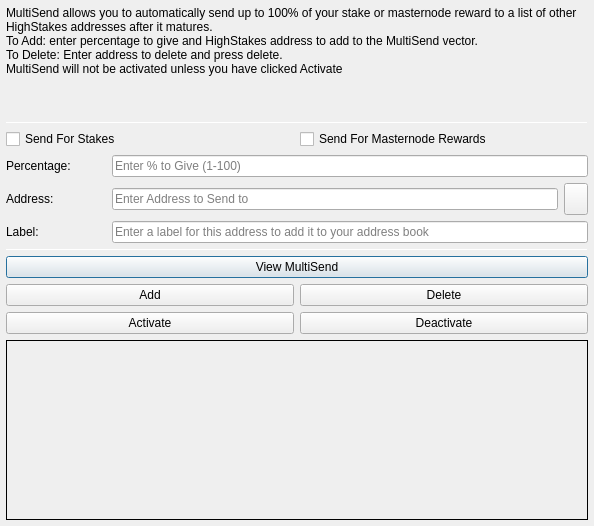
<?xml version="1.0" encoding="UTF-8"?>
<ui version="4.0">
 <class>MultiSendDialog</class>
 <widget class="QDialog" name="MultiSendDialog">
  <property name="windowModality">
   <enum>Qt::NonModal</enum>
  </property>
  <property name="geometry">
   <rect>
    <x>0</x>
    <y>0</y>
    <width>594</width>
    <height>526</height>
   </rect>
  </property>
  <property name="windowTitle">
   <string>MultiSend</string>
  </property>
  <layout class="QVBoxLayout" name="verticalLayout" stretch="0">
   <property name="leftMargin">
    <number>6</number>
   </property>
   <property name="topMargin">
    <number>6</number>
   </property>
   <property name="rightMargin">
    <number>6</number>
   </property>
   <property name="bottomMargin">
    <number>6</number>
   </property>
   <item>
    <layout class="QVBoxLayout" name="verticalLayout_Main" stretch="1,1,1,0,1,1,1">
     <item>
      <widget class="QLabel" name="label_2">
       <property name="lineWidth">
        <number>1</number>
       </property>
       <property name="text">
        <string>MultiSend allows you to automatically send up to 100% of your stake or masternode reward to a list of other HighStakes addresses after it matures.
To Add: enter percentage to give and HighStakes address to add to the MultiSend vector.
To Delete: Enter address to delete and press delete.
MultiSend will not be activated unless you have clicked Activate</string>
       </property>
       <property name="alignment">
        <set>Qt::AlignLeading|Qt::AlignLeft|Qt::AlignTop</set>
       </property>
       <property name="wordWrap">
        <bool>true</bool>
       </property>
      </widget>
     </item>
     <item>
      <widget class="Line" name="line">
       <property name="minimumSize">
        <size>
         <width>0</width>
         <height>1</height>
        </size>
       </property>
       <property name="maximumSize">
        <size>
         <width>16777215</width>
         <height>1</height>
        </size>
       </property>
       <property name="orientation">
        <enum>Qt::Horizontal</enum>
       </property>
      </widget>
     </item>
     <item>
      <layout class="QVBoxLayout" name="verticalLayout_Settings">
       <item>
        <layout class="QHBoxLayout" name="horizontalLayout">
         <item>
          <widget class="QCheckBox" name="multiSendStakeCheckBox">
           <property name="text">
            <string>Send For Stakes</string>
           </property>
          </widget>
         </item>
         <item>
          <widget class="QCheckBox" name="multiSendMasternodeCheckBox">
           <property name="text">
            <string>Send For Masternode Rewards</string>
           </property>
          </widget>
         </item>
        </layout>
       </item>
       <item>
        <layout class="QHBoxLayout" name="horizontalLayout_6">
         <item>
          <widget class="QLabel" name="label">
           <property name="minimumSize">
            <size>
             <width>100</width>
             <height>0</height>
            </size>
           </property>
           <property name="toolTip">
            <string>Percentage of stake to send</string>
           </property>
           <property name="text">
            <string>Percentage:</string>
           </property>
          </widget>
         </item>
         <item>
          <widget class="QLineEdit" name="multiSendPercentEdit">
           <property name="toolTip">
            <string>Enter whole numbers 1 - 100</string>
           </property>
           <property name="placeholderText">
            <string>Enter % to Give (1-100)</string>
           </property>
          </widget>
         </item>
        </layout>
       </item>
       <item>
        <layout class="QHBoxLayout" name="horizontalLayout_7">
         <item>
          <widget class="QLabel" name="label_5">
           <property name="minimumSize">
            <size>
             <width>100</width>
             <height>0</height>
            </size>
           </property>
           <property name="toolTip">
            <string>Address to send portion of stake to</string>
           </property>
           <property name="text">
            <string>Address:</string>
           </property>
          </widget>
         </item>
         <item>
          <widget class="QLineEdit" name="multiSendAddressEdit">
           <property name="toolTip">
            <string/>
           </property>
           <property name="placeholderText">
            <string>Enter Address to Send to</string>
           </property>
          </widget>
         </item>
         <item>
          <widget class="QToolButton" name="addressBookButton">
           <property name="maximumSize">
            <size>
             <width>16777215</width>
             <height>32</height>
            </size>
           </property>
           <property name="toolTip">
            <string>Choose an address from the address book</string>
           </property>
           <property name="text">
            <string/>
           </property>
           <property name="icon">
            <iconset resource="../highstakes.qrc">
             <normaloff>:/icons/address-book</normaloff>:/icons/address-book</iconset>
           </property>
           <property name="shortcut">
            <string>Alt+A</string>
           </property>
          </widget>
         </item>
        </layout>
       </item>
      </layout>
     </item>
     <item>
      <layout class="QHBoxLayout" name="horizontalLayout_3">
       <item>
        <widget class="QLabel" name="label_3">
         <property name="minimumSize">
          <size>
           <width>100</width>
           <height>0</height>
          </size>
         </property>
         <property name="text">
          <string>Label:</string>
         </property>
        </widget>
       </item>
       <item>
        <widget class="QLineEdit" name="labelAddressLabelEdit">
         <property name="placeholderText">
          <string>Enter a label for this address to add it to your address book</string>
         </property>
        </widget>
       </item>
      </layout>
     </item>
     <item>
      <widget class="Line" name="line_2">
       <property name="minimumSize">
        <size>
         <width>0</width>
         <height>1</height>
        </size>
       </property>
       <property name="maximumSize">
        <size>
         <width>16777215</width>
         <height>1</height>
        </size>
       </property>
       <property name="orientation">
        <enum>Qt::Horizontal</enum>
       </property>
      </widget>
     </item>
     <item>
      <layout class="QVBoxLayout" name="verticalLayout_Buttons">
       <item>
        <layout class="QHBoxLayout" name="horizontalLayout_4">
         <item>
          <widget class="QPushButton" name="viewButton">
           <property name="toolTip">
            <string/>
           </property>
           <property name="statusTip">
            <string>View MultiSend Vector</string>
           </property>
           <property name="text">
            <string>View MultiSend</string>
           </property>
          </widget>
         </item>
        </layout>
       </item>
       <item>
        <layout class="QHBoxLayout" name="horizontalLayout_2">
         <item>
          <widget class="QPushButton" name="addButton">
           <property name="toolTip">
            <string/>
           </property>
           <property name="statusTip">
            <string>Add to MultiSend Vector</string>
           </property>
           <property name="text">
            <string>Add</string>
           </property>
          </widget>
         </item>
         <item>
          <widget class="QPushButton" name="deleteButton">
           <property name="toolTip">
            <string/>
           </property>
           <property name="statusTip">
            <string>Delete Address From MultiSend Vector</string>
           </property>
           <property name="text">
            <string>Delete</string>
           </property>
          </widget>
         </item>
        </layout>
       </item>
       <item>
        <layout class="QHBoxLayout" name="horizontalLayout_5">
         <item>
          <widget class="QPushButton" name="activateButton">
           <property name="statusTip">
            <string>Activate MultiSend</string>
           </property>
           <property name="text">
            <string>Activate</string>
           </property>
          </widget>
         </item>
         <item>
          <widget class="QPushButton" name="disableButton">
           <property name="statusTip">
            <string>Deactivate MultiSend</string>
           </property>
           <property name="text">
            <string>Deactivate</string>
           </property>
          </widget>
         </item>
        </layout>
       </item>
      </layout>
     </item>
     <item>
      <widget class="QLabel" name="message">
       <property name="minimumSize">
        <size>
         <width>0</width>
         <height>180</height>
        </size>
       </property>
       <property name="frameShape">
        <enum>QFrame::Panel</enum>
       </property>
       <property name="frameShadow">
        <enum>QFrame::Plain</enum>
       </property>
       <property name="lineWidth">
        <number>1</number>
       </property>
       <property name="midLineWidth">
        <number>1</number>
       </property>
       <property name="text">
        <string/>
       </property>
       <property name="alignment">
        <set>Qt::AlignLeading|Qt::AlignLeft|Qt::AlignTop</set>
       </property>
       <property name="wordWrap">
        <bool>true</bool>
       </property>
      </widget>
     </item>
    </layout>
   </item>
  </layout>
 </widget>
 <resources>
  <include location="../highstakes.qrc"/>
 </resources>
 <connections/>
</ui>
